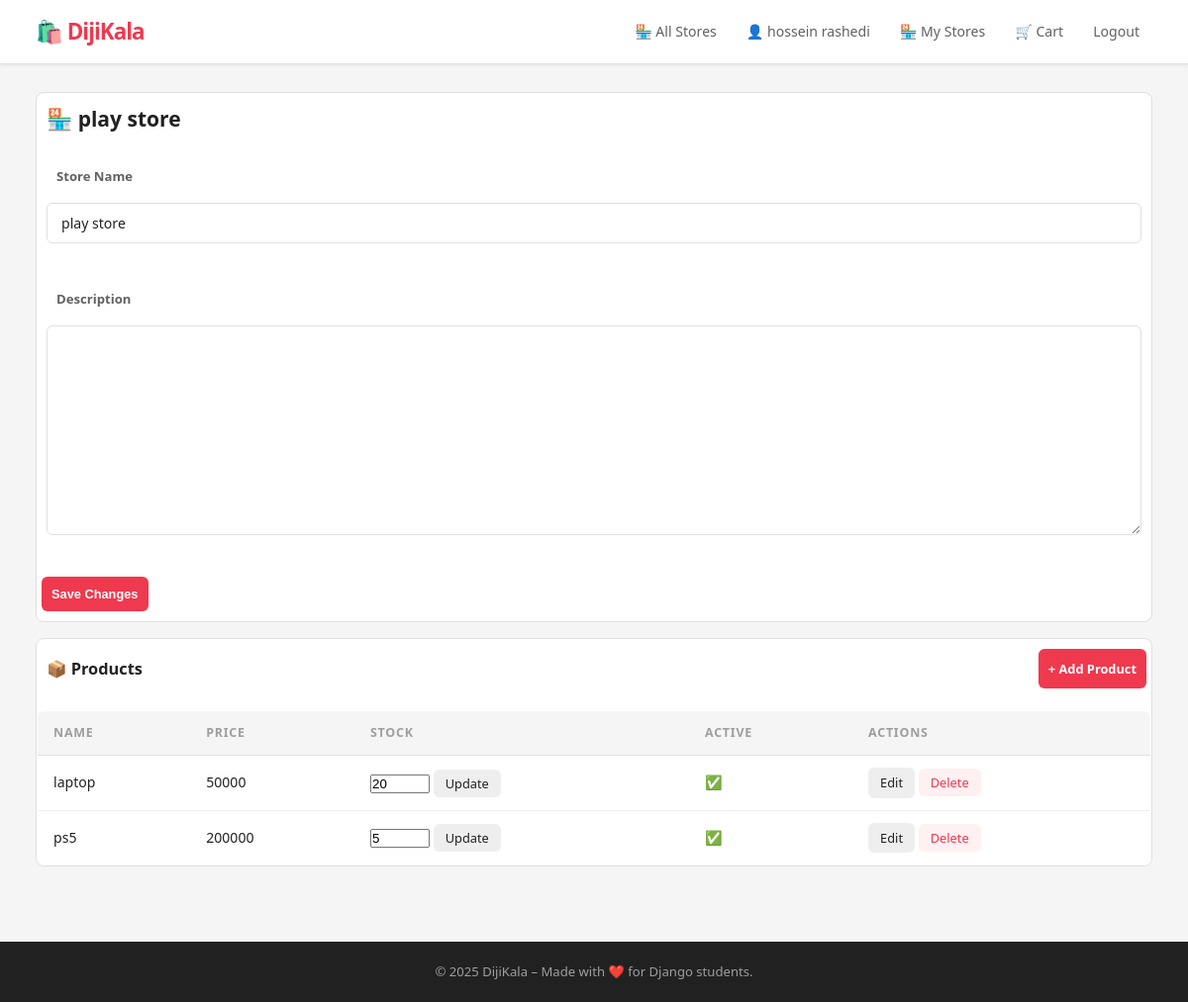
The app's page /stores/seller/manage/2/ (signed in) with its own data.
### accounts/models.py (models this page shows)
class User(AbstractBaseUser, PermissionsMixin):
        phone = models.CharField(max_length=15, unique=True, verbose_name="Phone Number")
        first_name = models.CharField(max_length=100,verbose_name="First Name")
        last_name = models.CharField(max_length=100,verbose_name="Last Name")
        is_active = models.BooleanField(default=True)
        is_staff = models.BooleanField(default=False)
        is_seller = models.BooleanField(default=False)
        created_at = models.DateTimeField(auto_now_add=True)
        updated_at = models.DateTimeField(auto_now=True)
        objects = CustomUserManager()
        USERNAME_FIELD = 'phone'
        REQUIRED_FIELDS = ['first_name','last_name']
        def __str__(self):
            return f"{self.first_name} {self.last_name}"

### stores/models.py (models this page shows, shortened)
class Store(models.Model):
    name = models.CharField(max_length=200,unique=True,verbose_name='Store')
    owner = models.ForeignKey(User,on_delete=models.CASCADE,verbose_name='Owner',related_name='stores')
    description = models.TextField(blank=True,null=True,verbose_name='Description')
    created_at = models.DateTimeField(auto_now_add=True,verbose_name='Created At')
    updated_at = models.DateTimeField(auto_now=True,verbose_name='Last Update')
    is_active = models.BooleanField(default=True)
    class Meta:
        verbose_name = 'Store'
        verbose_name_plural = 'Stores'
        ordering = ['-created_at']

class Product(models.Model):
    category = models.ForeignKey(Category, on_delete=models.SET_NULL, null=True, blank=True, related_name='products')
    name = models.CharField(max_length=200,verbose_name="Name")
    price = models.DecimalField(max_digits=10,decimal_places=0,verbose_name="Price")
    description = models.TextField(blank=True, null=True,verbose_name="Descriptions")
    image = models.ImageField( upload_to="stores/images/",verbose_name="Image")
    store = models.ForeignKey(Store,on_delete=models.CASCADE,related_name="products")
    created_at = models.DateTimeField(auto_now_add=True)
    stock = models.PositiveIntegerField(default=0, verbose_name="Stock")
    is_active = models.BooleanField(default=True, verbose_name="Active")
    class Meta:
        verbose_name = "Product"
        verbose_name_plural = "Products"
        ordering = ["-created_at"]

### stores/views.py (the view, shortened to what this page needs)
# urls.py: path('seller/manage/<int:pk>/', manage_store, name='manage_store'),
@login_required
def manage_store(request, pk):
    store = get_object_or_404(Store, pk=pk)
    if store.owner != request.user:
        raise PermissionDenied
    products = store.products.all()
    store_form = StoreForm(instance=store)
    return render(request, 'stores/manage_store.html', {
        'store': store,
        'products': products,
        'store_form': store_form,
    })

### stores/forms.py
class StoreForm(forms.ModelForm):
    class Meta:
        model = Store
        fields = ['name', 'description']

### templates/stores/manage_store.html (shortened to what this page needs)
{% extends 'base/base.html' %}
{% block content %}
<div class="manage-store">
    <div class="section">
        <h2 style="padding: 10px;">🏪 {{ store.name }}</h2>
        <form method="post">
            <div class="form-group" style="padding: 10px;">
                <label style="padding: 10px;">Store Name</label>
                {{ store_form.name }}
            </div>
            <div class="form-group" style="padding: 10px;">
                <label style="padding: 10px;">Description</label>
                {{ store_form.description }}
            </div>
            <button type="submit" class="btn">Save Changes</button>
        </form>
    </div>
    <div class="section">
        <div class="section-header">
            <h3 style="padding: 10px;">📦 Products</h3>
            <a href="{% url 'add_product' store.pk %}" class="btn" style="margin-left: 10px;">+ Add Product</a>
        </div>
        {% if products %}
            <table class="products-table">
                <thead>
                    <tr>
                        <th>Name</th>
                        <th>Price</th>
                        <th>Stock</th>
                        <th>Active</th>
                        <th>Actions</th>
                    </tr>
                </thead>
                <tbody>
                    {% for product in products %}
                    <tr>
                        <td>{{ product.name }}</td>
                        <td>{{ product.price }}</td>
                        <td>
                            <form method="post" action="{% url 'manage_store' store.pk %}" style="display:inline;">
                                <input type="number" name="stock" value="{{ product.stock }}" min="0" style="width:60px;">
                                <button type="submit" class="btn-sm">Update</button>
                            </form>
                        </td>
                        <td>{% if product.is_active %}✅{% else %}❌{% endif %}</td>
                        <td>
                            <a href="{% url 'edit_product' product.pk %}" class="btn-sm">Edit</a>
                            <form method="post" action="{% url 'manage_store' store.pk %}" style="display:inline;">
                                <button type="submit" class="btn-sm btn-danger"
                                    onclick="return confirm('Delete this product?')">Delete</button>
                            </form>
                        </td>
                    </tr>
                    {% endfor %}
                </tbody>
            </table>
        {% else %}
            <p style="padding: 5px;">No products yet. <a href="{% url 'add_product' store.pk %}" style="text-decoration: none;color: rgb(28, 49, 231);">Add your first product</a></p>
        {% endif %}
    </div>
</div>
{% endblock %}

### templates/base/base.html (shortened to what this page needs)
{% load static %}
<!DOCTYPE html>
<html lang="en">
<head>
    <link rel="stylesheet" href="{% static 'css/style.css' %}">
</head>
<body>
    <nav class="navbar">
        <div class="container">
            <div class="nav-left">
                <a href="/" class="logo">🛍️ DijiKala</a>
            </div>
            <div class="nav-right">
                <a href="{% url 'stores_list' %}">🏪 All Stores</a>
                {% if user.is_authenticated %}
                    <a href="{% url 'customer_panel' %}">👤 {{ user }}</a>
                    {% if user.is_seller %}
                        <a href="{% url 'seller_panel' %}">🏪 My Stores</a>
                    {% endif %}
                    <a href="{% url 'cart' %}">🛒 Cart</a>
                    <form method="post" action="{% url 'logout' %}" style="display:inline;">
                        <button type="submit" class="btn-link">Logout</button>
                    </form>
                {% else %}
                    <a href="{% url 'login' %}">Login</a>
                    <a href="{% url 'signup' %}">Sign Up</a>
                {% endif %}
            </div>
        </div>
    </nav>
    <main class="container">
        {% block content %}
        {% endblock %}
    </main>
    <footer class="footer">
        <p>© 2025 DijiKala – Made with ❤️ for Django students.</p>
    </footer>
</body>
</html>

### static/css/style.css (style rules this page uses)
*, *::before, *::after { margin: 0; padding: 0; box-sizing: border-box; }
:root { --red: #EF394E; --red-dark: #D4102A; --red-light: #FFF0F2; --red-mid: #FFD6DB; --orange: #FF6B00; --orange-light: #FFF3E8; --gray-50: #F5F5F5; --gray-100: #EEEEEE; --gray-200: #E0E0E0; --gray-400: #9E9E9E; --gray-600: #616161; --gray-800: #212121; --white: #FFFFFF; --radius-sm: 6px; --radius: 8px; --radius-lg: 12px; --shadow-sm: 0 1px 4px rgba(0,0,0,0.08); --shadow-md: 0 2px 10px rgba(0,0,0,0.1); --t: 0.15s ease; }
body { background: var(--gray-50); color: var(--gray-800); font-family: 'IRANSans', 'Segoe UI', Tahoma, system-ui, sans-serif; font-size: 14px; line-height: 1.6; min-height: 100vh; display: flex; flex-direction: column; }
.navbar { background: var(--white); border-bottom: 1px solid var(--gray-200); position: sticky; top: 0; z-index: 200; box-shadow: var(--shadow-sm); }
.navbar .container { height: 64px; }
.logo { font-weight: 900; font-size: 1.4rem; color: var(--red); text-decoration: none; letter-spacing: -1px; }
.nav-right { display: flex; align-items: center; gap: 4px; }
.nav-right a { text-decoration: none; color: var(--gray-600); font-weight: 500; font-size: 0.88rem; padding: 7px 13px; border-radius: var(--radius-sm); transition: background var(--t), color var(--t); white-space: nowrap; }
.nav-right form button.btn-link { background: none; border: none; color: var(--gray-600); font-weight: 500; font-size: 0.88rem; padding: 7px 13px; border-radius: var(--radius-sm); cursor: pointer; transition: background var(--t), color var(--t); font-family: inherit; }
.container { width: 94%; max-width: 1200px; margin: 0 auto; display: flex; justify-content: space-between; align-items: center; }
main.container { display: block; padding: 28px 0 60px; flex: 1; }
.btn { display: inline-flex; align-items: center; justify-content: center; gap: 6px; margin:10px 5px 10px 5px; background: var(--red); color: var(--white); padding: 10px 10px !important; border: none; border-radius: var(--radius-sm); cursor: pointer; text-decoration: none; font-size: 0.8rem !important; font-weight: 600; transition: background var(--t), transform var(--t); white-space: nowrap; }
.btn-sm { display: inline-flex; align-items: center; gap: 4px; background: var(--gray-100); color: var(--gray-700); padding: 5px 12px; border: none; border-radius: var(--radius-sm); cursor: pointer; text-decoration: none; font-size: 0.8rem; font-weight: 500; transition: background var(--t); font-family: inherit; }
.btn-danger { background: var(--red-light); color: var(--red); }
.form-group { margin-bottom: 16px; }
.form-group label { display: block; font-size: 0.82rem; font-weight: 600; color: var(--gray-600); margin-bottom: 6px; }
.form-group input, .form-group textarea, .form-group select, .auth-form input, .auth-form textarea, .auth-form select { width: 100%; padding: 10px 14px; border: 1.5px solid var(--gray-200); border-radius: var(--radius-sm); font-size: 0.88rem; font-family: inherit; background: var(--white); color: var(--gray-800); transition: border-color var(--t); outline: none; }
.cart-table, .products-table { width: 100%; border-collapse: collapse; background: var(--white); border-radius: var(--radius); overflow: hidden; border: 1px solid var(--gray-200); }
.cart-table th, .products-table th { background: var(--gray-50); padding: 12px 16px; text-align: left; font-size: 0.78rem; font-weight: 700; color: var(--gray-400); text-transform: uppercase; letter-spacing: 0.06em; border-bottom: 1px solid var(--gray-200); }
.cart-table td, .products-table td { padding: 12px 16px; border-bottom: 1px solid var(--gray-100); font-size: 0.88rem; color: var(--gray-800); vertical-align: middle; }
.cart-table tr:last-child td, .products-table tr:last-child td { border-bottom: none; }
.manage-store .section { background: var(--white); border-radius: var(--radius); border: 1px solid var(--gray-200); overflow: hidden; margin-bottom: 16px; }
.section-header { display: flex; justify-content: space-between; align-items: center; margin-bottom: 12px; }
.footer { background: var(--gray-800); color: var(--gray-400); text-align: center; padding: 20px; font-size: 0.82rem; margin-top: auto; }

### records on screen
User: first_name+last_name "hossein rashedi"
Store: name "play store"
Product: name "laptop", price "50000", stock "20"
Product: name "ps5", price "200000", stock "5"
